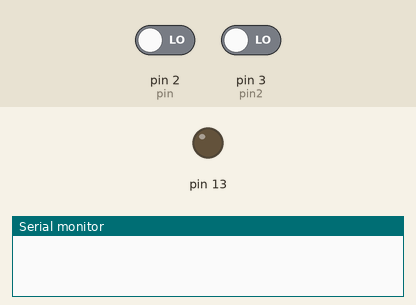
Simulated run of this sketch. Board: Arduino Uno, built with avr-gcc and run on an emulated ATmega328P. Shown: output pins drawn as LEDs (lit = HIGH), the last lines printed to the serial monitor. The test bench sets the inputs (shaded band); at power-on: pin 2 (pin) LOW, pin 3 (pin2) LOW.

Above: at 1.2 s.
1.3 s: pin 2 (pin) driven HIGH
At 2.5 s:
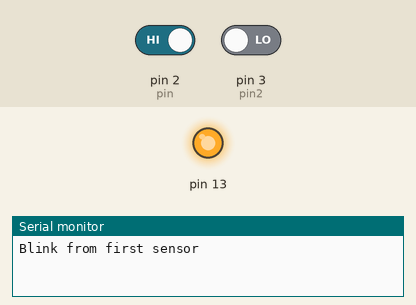
2.8 s: pin 3 (pin2) driven HIGH
At 3.7 s:
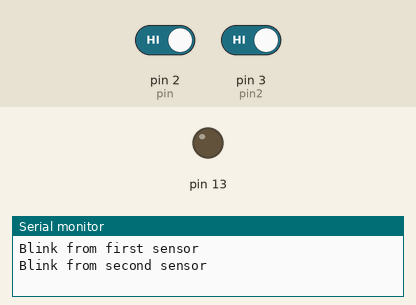
4.3 s: pin 3 (pin2) driven LOW
At 4.9 s:
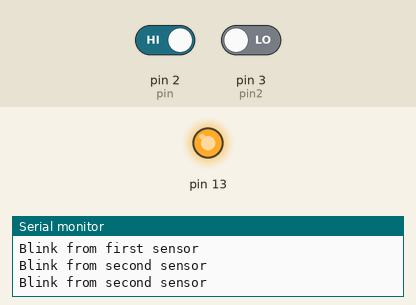
5.8 s: pin 2 (pin) driven LOW
At 7.2 s:
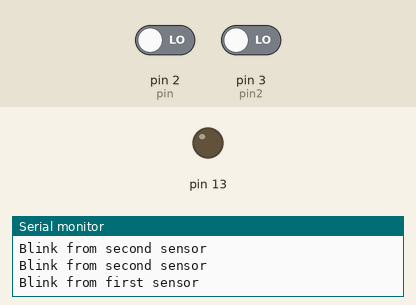
Timing chart, 0 to 8.3 s (numbered marks = the images above; inputs shaded):
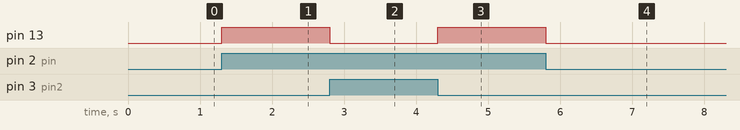

The sketch:

mutlipleinputs.ino
```cpp
int pin = 2;
int pin2 = 3;
//declare the pin 2 for the interrupt

volatile int state = LOW;
//initialse it as low
//Declare them as volatile

void setup()
{
   Serial. begin(9600);
   pinMode(13, OUTPUT);
   //set the pinmode as output for 13 pin
   pinMode(2, INPUT);
   pinMode(3, INPUT);
   //set the pinmode as input for pin 2 and 3
   attachInterrupt(digitalPinToInterrupt(pin), flash, CHANGE);
   //interrupt at pin 2 blink when pin to change the value,
   //change value means when the motion is detected

   attachInterrupt(digitalPinToInterrupt(pin2), light, CHANGE);
   //interrupt at pin 3 blink when pin to change the value,
   //change value means when the motion is detected
}
void loop() {

}

void flash() {
   state = !state; //toggle the state when the interrupt occurs
  digitalWrite(13, state); //pin 13 have the new value of state
  Serial.println("Blink from first sensor");
  delay(1000);
}
void light() {
   state = !state; //toggle the state when the interrupt occurs
  digitalWrite(13, state); //pin 13 have the new value of state
  Serial.println("Blink from second sensor");
  delay(1000);
}
```

Measured:
- after the input at 1.3 s, pin 13: LOW → HIGH at once
- after the input at 2.8 s, pin 13: HIGH → LOW at once
- after the input at 4.3 s, pin 13: LOW → HIGH at once
- after the input at 5.8 s, pin 13: HIGH → LOW at once
